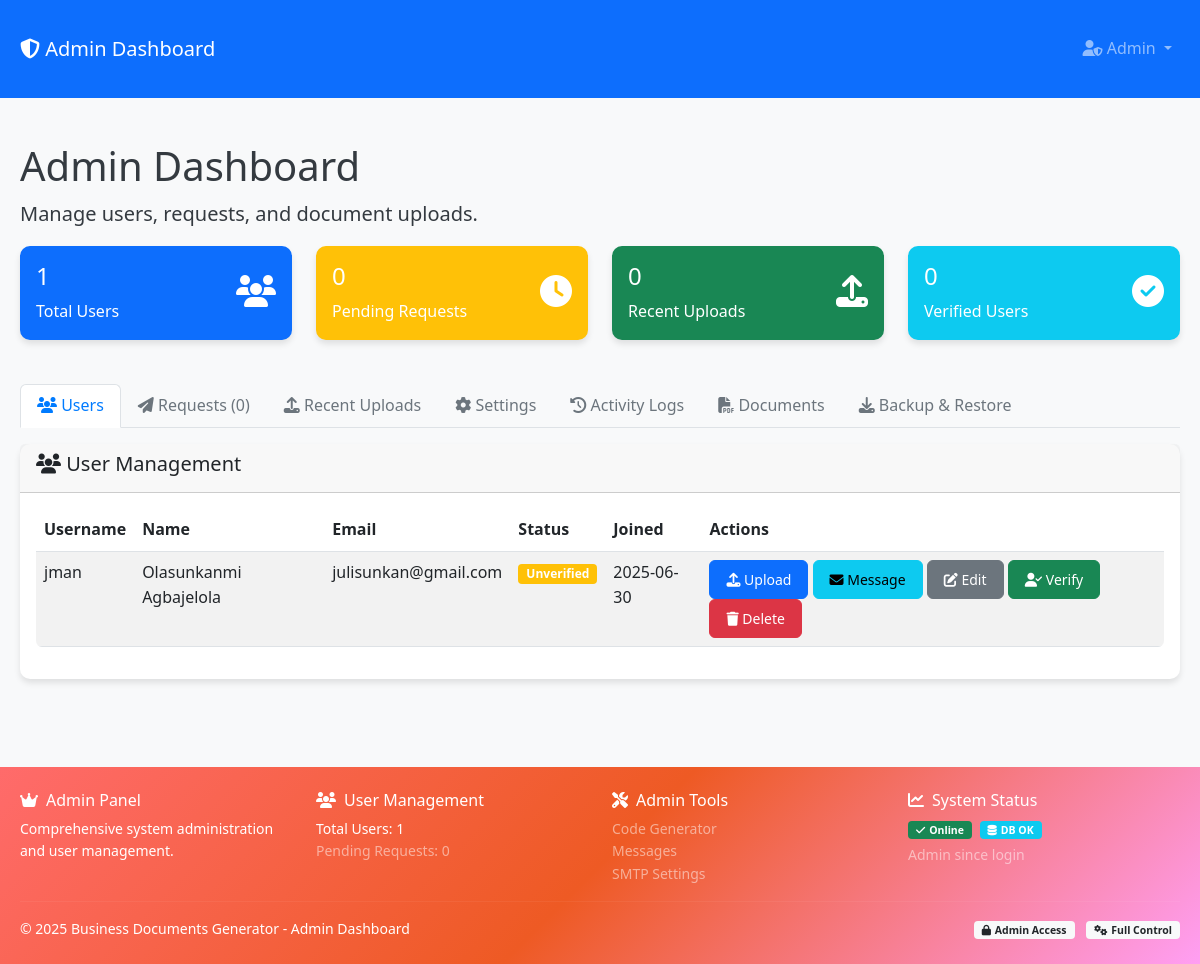
The page /admin (signed in) on the database its author committed.
### models.py (models this page shows, shortened)
class User(db.Model):
    id = db.Column(db.Integer, primary_key=True)
    username = db.Column(db.String(80), unique=True, nullable=False)
    email = db.Column(db.String(120), unique=True, nullable=False)
    password_hash = db.Column(db.String(255), nullable=False)
    first_name = db.Column(db.String(100), nullable=False)
    last_name = db.Column(db.String(100), nullable=False)
    is_admin = db.Column(db.Boolean, default=False)
    is_verified = db.Column(db.Boolean, default=False)
    verification_token = db.Column(db.String(100), nullable=True)
    reset_token = db.Column(db.String(100), nullable=True)
    reset_token_expires = db.Column(db.DateTime, nullable=True)
    created_at = db.Column(db.DateTime, default=datetime.utcnow)
    last_login = db.Column(db.DateTime, nullable=True)
    pdf_codes = db.relationship('UserPDFCode', foreign_keys='UserPDFCode.user_id', backref='user', lazy=True, cascade='all, delete-orphan')
    pdf_requests = db.relationship('PDFRequest', backref='user', lazy=True, cascade='all, delete-orphan')
    sent_messages = db.relationship('Message', foreign_keys='Message.sender_id', backref='sender', lazy=True, cascade='all, delete-orphan')
    received_messages = db.relationship('Message', foreign_keys='Message.recipient_id', backref='recipient', lazy=True, cascade='all, delete-orphan')
    uploaded_pdfs = db.relationship('UserPDFCode', foreign_keys='UserPDFCode.uploaded_by_admin_id', backref='uploader', lazy=True)

### app.py (the view)
@app.route('/admin')
@admin_required
def admin_dashboard():
    users = User.query.filter_by(is_admin=False).order_by(User.created_at.desc()).all()
    pending_requests = PDFRequest.query.filter_by(status='pending').order_by(PDFRequest.created_at.desc()).all()
    recent_uploads = UserPDFCode.query.order_by(UserPDFCode.uploaded_at.desc()).limit(10).all()
    return render_template('dashboard/admin_dashboard.html',
                         users=users,
                         pending_requests=pending_requests,
                         recent_uploads=recent_uploads)

### app.py (called while the page is built)
def admin_required(f):
    @wraps(f)
    def decorated_function(*args, **kwargs):
        if 'user_id' not in session:
            flash('Please log in to access this page.', 'error')
            return redirect(url_for('login'))
        user = User.query.get(session['user_id'])
        if not user or not user.is_admin:
            flash('Admin access required.', 'error')
            return redirect(url_for('dashboard'))
        return f(*args, **kwargs)
    return decorated_function

### templates/dashboard/admin_dashboard.html (shortened to what this page needs)
<!DOCTYPE html>
<html lang="en">
<head>
    <link href="https://cdn.jsdelivr.net/npm/bootstrap@5.3.0/dist/css/bootstrap.min.css" rel="stylesheet">
    <link rel="stylesheet" href="https://cdnjs.cloudflare.com/ajax/libs/font-awesome/6.4.0/css/all.min.css">
    <link rel="stylesheet" href="{{ url_for('static', filename='css/style.css') }}">
</head>
<body>
    <nav class="navbar navbar-expand-lg navbar-dark bg-primary">
        <div class="container">
            <a class="navbar-brand" href="#">
                <i class="fas fa-shield-alt"></i> Admin Dashboard
            </a>
            <div class="navbar-nav ms-auto">
                <div class="nav-item dropdown">
                    <a class="nav-link dropdown-toggle" href="#" id="navbarDropdown" role="button" data-bs-toggle="dropdown" aria-expanded="false">
                        <i class="fas fa-user-shield"></i> Admin
                    </a>
                </div>
            </div>
        </div>
    </nav>
    <div class="container mt-4">
        <div class="row">
            <div class="col-12">
                <h1>Admin Dashboard</h1>
                <p class="lead">Manage users, requests, and document uploads.</p>
            </div>
        </div>
        <div class="row mb-4">
            <div class="col-md-3">
                <div class="card bg-primary text-white">
                    <div class="card-body">
                        <div class="d-flex justify-content-between">
                            <div>
                                <h4>{{ users|length }}</h4>
                                <p class="mb-0">Total Users</p>
                            </div>
                            <div class="align-self-center">
                                <i class="fas fa-users fa-2x"></i>
                            </div>
                        </div>
                    </div>
                </div>
            </div>
            <div class="col-md-3">
                <div class="card bg-warning text-white">
                    <div class="card-body">
                        <div class="d-flex justify-content-between">
                            <div>
                                <h4>{{ pending_requests|length }}</h4>
                                <p class="mb-0">Pending Requests</p>
                            </div>
                            <div class="align-self-center">
                                <i class="fas fa-clock fa-2x"></i>
                            </div>
                        </div>
                    </div>
                </div>
            </div>
            <div class="col-md-3">
                <div class="card bg-success text-white">
                    <div class="card-body">
                        <div class="d-flex justify-content-between">
                            <div>
                                <h4>{{ recent_uploads|length }}</h4>
                                <p class="mb-0">Recent Uploads</p>
                            </div>
                            <div class="align-self-center">
                                <i class="fas fa-upload fa-2x"></i>
                            </div>
                        </div>
                    </div>
                </div>
            </div>
            <div class="col-md-3">
                <div class="card bg-info text-white">
                    <div class="card-body">
                        <div class="d-flex justify-content-between">
                            <div>
                                <h4>{{ users|selectattr('is_verified', 'equalto', True)|list|length }}</h4>
                                <p class="mb-0">Verified Users</p>
                            </div>
                            <div class="align-self-center">
                                <i class="fas fa-check-circle fa-2x"></i>
                            </div>
                        </div>
                    </div>
                </div>
            </div>
        </div>
        <ul class="nav nav-tabs" id="adminTabs">
            <li class="nav-item">
                <a class="nav-link active" id="users-tab" data-bs-toggle="tab" href="#users">
                    <i class="fas fa-users"></i> Users
                </a>
            </li>
            <li class="nav-item">
                <a class="nav-link" id="requests-tab" data-bs-toggle="tab" href="#requests">
                    <i class="fas fa-paper-plane"></i> Requests ({{ pending_requests|length }})
                </a>
            </li>
            <li class="nav-item">
                <a class="nav-link" id="uploads-tab" data-bs-toggle="tab" href="#uploads">
                    <i class="fas fa-upload"></i> Recent Uploads
                </a>
            </li>
            <li class="nav-item">
                <a class="nav-link" id="settings-tab" data-bs-toggle="tab" href="#settings">
                    <i class="fas fa-cog"></i> Settings
                </a>
            </li>
            <li class="nav-item">
                <a class="nav-link" id="activity-tab" data-bs-toggle="tab" href="#activity">
                    <i class="fas fa-history"></i> Activity Logs
                </a>
            </li>
            <li class="nav-item">
                <a class="nav-link" id="documents-tab" data-bs-toggle="tab" href="#documents">
                    <i class="fas fa-file-pdf"></i> Documents
                </a>
            </li>
            <li class="nav-item">
                <a class="nav-link" id="backup-tab" data-bs-toggle="tab" href="#backup">
                    <i class="fas fa-download"></i> Backup & Restore
                </a>
            </li>
        </ul>
        <div class="tab-content mt-3">
            <div class="tab-pane fade show active" id="users">
                <div class="card">
                    <div class="card-header">
                        <h5><i class="fas fa-users"></i> User Management</h5>
                    </div>
                    <div class="card-body">
                        <div class="table-responsive">
                            <table class="table table-striped">
                                <thead>
                                    <tr>
                                        <th>Username</th>
                                        <th>Name</th>
                                        <th>Email</th>
                                        <th>Status</th>
                                        <th>Joined</th>
                                        <th>Actions</th>
                                    </tr>
                                </thead>
                                <tbody>
                                    {% for user in users %}
                                    <tr>
                                        <td>{{ user.username }}</td>
                                        <td>{{ user.first_name }} {{ user.last_name }}</td>
                                        <td>{{ user.email }}</td>
                                        <td>
                                            {% if user.is_verified %}
                                            <span class="badge bg-success">Verified</span>
                                            {% else %}
                                            <span class="badge bg-warning">Unverified</span>
                                            {% endif %}
                                        </td>
                                        <td>{{ user.created_at.strftime('%Y-%m-%d') }}</td>
                                        <td>
                                            <button type="button" class="btn btn-sm btn-primary" onclick="uploadForUser({{ user.id }}, '{{ user.first_name }} {{ user.last_name }}')">
                                                <i class="fas fa-upload"></i> Upload
                                            </button>
                                            <button type="button" class="btn btn-sm btn-info" onclick="messageUser({{ user.id }}, '{{ user.first_name }} {{ user.last_name }}')">
                                                <i class="fas fa-envelope"></i> Message
                                            </button>
                                            <button type="button" class="btn btn-sm btn-secondary" onclick="editUser({{ user.id }}, '{{ user.username }}', '{{ user.email }}', '{{ user.first_name }}', '{{ user.last_name }}')">
                                                <i class="fas fa-edit"></i> Edit
                                            </button>
                                            {% if user.is_verified %}
                                            <button type="button" class="btn btn-sm btn-warning" onclick="toggleVerification({{ user.id }}, '{{ user.first_name }} {{ user.last_name }}', false)">
                                                <i class="fas fa-user-times"></i> Unverify
                                            </button>
                                            {% else %}
                                            <button type="button" class="btn btn-sm btn-success" onclick="toggleVerification({{ user.id }}, '{{ user.first_name }} {{ user.last_name }}', true)">
                                                <i class="fas fa-user-check"></i> Verify
                                            </button>
                                            {% endif %}
                                            <button type="button" class="btn btn-sm btn-danger" onclick="deleteUser({{ user.id }}, '{{ user.first_name }} {{ user.last_name }}')">
                                                <i class="fas fa-trash"></i> Delete
                                            </button>
                                        </td>
                                    </tr>
                                    {% endfor %}
                                </tbody>
                            </table>
                        </div>
                    </div>
                </div>
            </div>
        </div>
    </div>
    <footer class="mt-5" style="background: linear-gradient(135deg, #ff6b6b 0%, #ee5a24 50%, #ff9ff3 100%); color: white;">
        <div class="container py-4">
            <div class="row">
                <div class="col-md-3">
                    <h6><i class="fas fa-crown me-2"></i>Admin Panel</h6>
                    <p class="small">Comprehensive system administration and user management.</p>
                </div>
                <div class="col-md-3">
                    <h6><i class="fas fa-users me-2"></i>User Management</h6>
                    <div class="small">
                        <span class="d-block">Total Users: {{ users|length }}</span>
                        <span class="d-block text-white-50">Pending Requests: {{ pending_requests|length }}</span>
                    </div>
                </div>
                <div class="col-md-3">
                    <h6><i class="fas fa-tools me-2"></i>Admin Tools</h6>
                    <div class="small">
                        <a href="/code-generator" class="text-white-50 text-decoration-none d-block">Code Generator</a>
                        <a href="/messages" class="text-white-50 text-decoration-none d-block">Messages</a>
                        <span class="text-white-50 d-block">SMTP Settings</span>
                    </div>
                </div>
                <div class="col-md-3">
                    <h6><i class="fas fa-chart-line me-2"></i>System Status</h6>
                    <div class="small">
                        <span class="badge bg-success me-1">
                            <i class="fas fa-check me-1"></i>Online
                        </span>
                        <span class="badge bg-info">
                            <i class="fas fa-database me-1"></i>DB OK
                        </span>
                        <div class="mt-1 text-white-50">Admin since login</div>
                    </div>
                </div>
            </div>
            <hr class="my-3" style="border-color: rgba(255,255,255,0.2);">
            <div class="row align-items-center">
                <div class="col-md-6">
                    <p class="mb-0 small">&copy; 2025 Business Documents Generator - Admin Dashboard</p>
                </div>
                <div class="col-md-6 text-end">
                    <div class="small">
                        <span class="badge bg-light text-dark me-2">
                            <i class="fas fa-lock me-1"></i>Admin Access
                        </span>
                        <span class="badge bg-light text-dark">
                            <i class="fas fa-cogs me-1"></i>Full Control
                        </span>
                    </div>
                </div>
            </div>
        </div>
    </footer>
</body>
</html>

### static/css/style.css (style rules this page uses)
:root { --primary-color: #007bff; --secondary-color: #6c757d; --success-color: #28a745; --danger-color: #dc3545; --warning-color: #ffc107; --info-color: #17a2b8; --light-color: #f8f9fa; --dark-color: #343a40; --white: #ffffff; --black: #000000; }
body { font-family: 'Segoe UI', Tahoma, Geneva, Verdana, sans-serif; background-color: var(--light-color); color: var(--dark-color); line-height: 1.6; }
.container { max-width: 1200px; margin: 0 auto; padding: 20px; }
.card { border: none; border-radius: 10px; box-shadow: 0 4px 6px rgba(0, 0, 0, 0.1); margin-bottom: 20px; }
.btn { border-radius: 6px; padding: 8px 16px; font-weight: 500; transition: all 0.3s ease; }
.nav-tabs .nav-link { border-radius: 6px 6px 0 0; border: 1px solid transparent; color: var(--secondary-color); }
.nav-tabs .nav-link.active { background-color: var(--white); border-color: #dee2e6 #dee2e6 var(--white); color: var(--primary-color); }
.table { border-radius: 6px; overflow: hidden; }
.badge { font-size: 0.75em; padding: 4px 8px; border-radius: 4px; }

### rows shown on the page
User: username "jman", first_name "Olasunkanmi", last_name "Agbajelola", email "julisunkan@gmail.com", is_verified "Unverified", created_at "2025-06-30"

### other values the page prints
{{ users|length }} "1"
{{ pending_requests|length }} "0"
{{ recent_uploads|length }} "0"
{{ users|selectattr('is_verified', 'equalto', True)|list|length }} "0"
